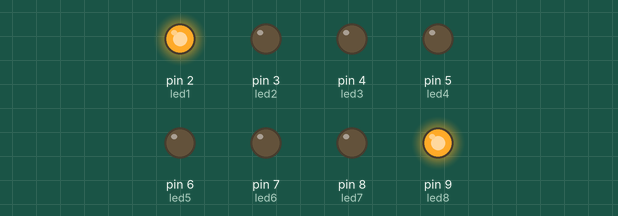
The sketch below on a simulated Arduino Uno, built with avr-gcc and run on an emulated ATmega328P. Shown: output pins drawn as LEDs (lit = HIGH).

Above: at 0.1 s.
At 0.7 s:
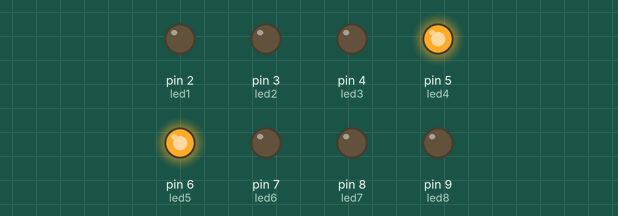
At 1.3 s:
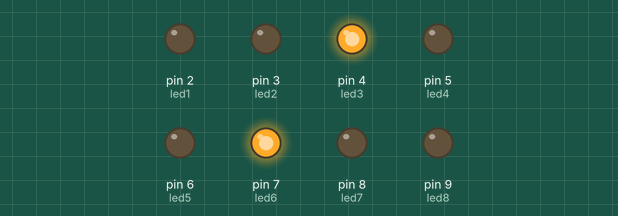
At 2.7 s:
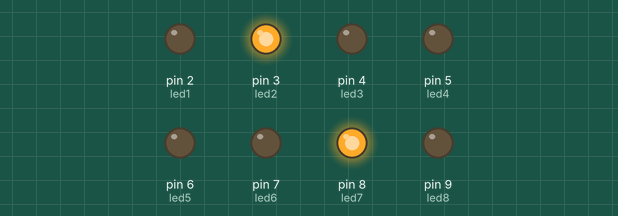
Timing chart, 0 to 3.0 s (numbered marks = the images above):
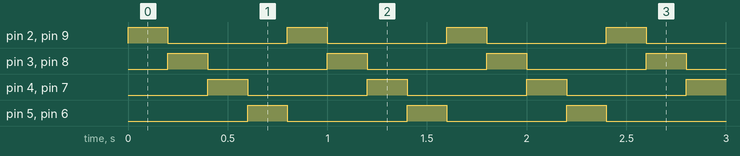

The sketch:

Outside___Inside.ino
```cpp
int led1 = 2;
int led2 = 3;
int led3 = 4;
int led4 = 5;
int led5 = 6;
int led6 = 7;
int led7 = 8;
int led8 = 9;

void setup() {
  pinMode(led1, OUTPUT);
  pinMode(led2, OUTPUT);
  pinMode(led3, OUTPUT);
  pinMode(led4, OUTPUT);
  pinMode(led5, OUTPUT);
  pinMode(led6, OUTPUT);
  pinMode(led7, OUTPUT);
  pinMode(led8, OUTPUT);
}

void loop() {

  // 1 & 8
  digitalWrite(led1, HIGH);
  digitalWrite(led8, HIGH);
  delay(200);

  digitalWrite(led1, LOW);
  digitalWrite(led8, LOW);


  // 2 & 7
  digitalWrite(led2, HIGH);
  digitalWrite(led7, HIGH);
  delay(200);

  digitalWrite(led2, LOW);
  digitalWrite(led7, LOW);


  // 3 & 6
  digitalWrite(led3, HIGH);
  digitalWrite(led6, HIGH);
  delay(200);

  digitalWrite(led3, LOW);
  digitalWrite(led6, LOW);


  // 4 & 5
  digitalWrite(led4, HIGH);
  digitalWrite(led5, HIGH);
  delay(200);

  digitalWrite(led4, LOW);
  digitalWrite(led5, LOW);
}
```

Measured:
- by itself, pin 2 (led1), pin 3 (led2), pin 4 (led3), pin 5 (led4), pin 6 (led5), pin 7 (led6), pin 8 (led7), pin 9 (led8): alternates HIGH for 0.20 s and LOW for 0.60 s
- by itself, everything shown: repeats every 0.80 s, in 4 steps
